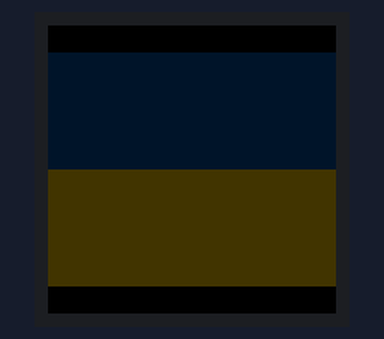
The sketch below on a simulated Arduino Uno R4 Minima. On the bench: 32×32 colour display. What the sketch prints to the serial monitor is not drawn.

Above: at 0.1 s.
At 6.57 s:
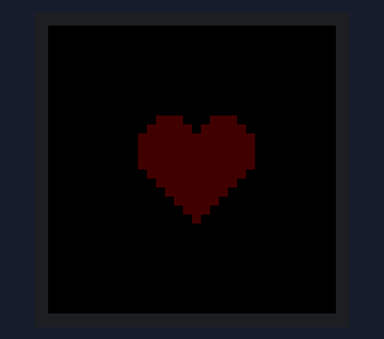
At 6.99 s:
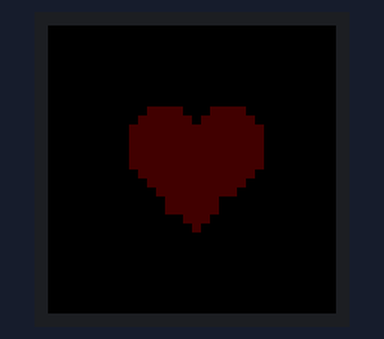
At 7.72 s:
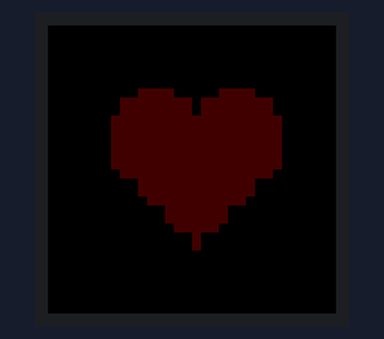
At 8.9 s:
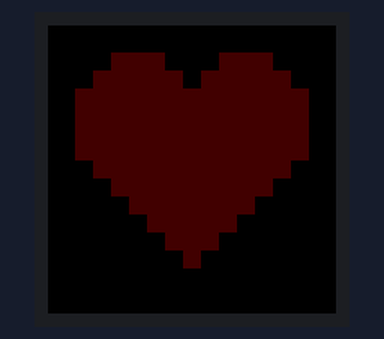
At 9.4 s:
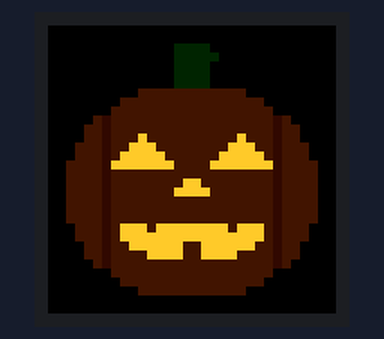

The sketch:

simple.ino
```cpp
/* ----------------------------------------------------------------------
"Simple" Protomatter library example sketch (once you get past all
the various pin configurations at the top, and all the comments).
Shows basic use of Adafruit_Protomatter library with different devices.

This example is written for a 64x32 matrix but can be adapted to others.

Once the RGB matrix is initialized, most functions of the Adafruit_GFX
library are available for drawing -- code from other projects that use
LCDs or OLEDs can be easily adapted, or may be insightful for reference.
GFX library is documented here:
https://learn.adafruit.com/adafruit-gfx-graphics-library
------------------------------------------------------------------------- */

#include <Adafruit_Protomatter.h>
#include "shapes.h"
#include "pins.h"

enum Drawing {
  FLAG,
  HEART,
  SHIELD,
  LANTERN
};

Adafruit_Protomatter
    matrix(32,          // Width of matrix (or matrix chain) in pixels
           4,           // Bit depth, 1-6 (each step up halves the FPS)
           1, rgbPins,  // # of matrix chains, array of 6 RGB pins for each
           4, addrPins, // # of address pins (height is inferred), array of pins
           clockPin, latchPin, oePin, // Other matrix control pins
           false); // No double-buffering here (see "doublebuffer" example)

// SETUP - RUNS ONCE AT PROGRAM START --------------------------------------

ProtomatterStatus status; // Kept so loop() can keep reporting it

const int HEART_THRESHOLD = 60;
const int HEART_RUNTIME = 30;
const int LANTERN_RUNTIME = 30;
int tick; //ticks since the last reset of the loop

uint8_t brightness = 64; // 0 (off) to 255 (full), applied on the next draw

// Like matrix.color565(), but scaled by brightness
uint16_t dimColor(uint8_t r, uint8_t g, uint8_t b) {
  return matrix.color565(r * brightness / 255, g * brightness / 255,
                         b * brightness / 255);
}

// Functions rather than constants, so brightness changes are picked up
uint16_t ukraineBlue() { return dimColor(0, 87, 183); }
uint16_t ukraineYellow() { return dimColor(255, 221, 0); }

void setup(void) {
  Serial.begin(9600);

  // Initialize matrix...
  status = matrix.begin();
  Serial.print("Protomatter begin() status: ");
  Serial.println((int)status);
  if (status != PROTOMATTER_OK) {
    // DO NOT CONTINUE if matrix setup encountered an error. Keep printing
    // the status, since native USB boards (e.g. UNO R4) drop the first line.
    for (;;) {
      Serial.print("Protomatter begin() status: ");
      Serial.println((int)status);
      delay(1000);
    }
  }
  tick = 0;
}

// LOOP - RUNS REPEATEDLY AFTER SETUP --------------------------------------

void loop(void) {
  // Since there's nothing more to be drawn, this loop() function just
  // shows the approximate refresh rate of the matrix at current settings.
  // matrix.fillScreen(0); // Fill background black

  Serial.print("status ");
  Serial.print((int)status);
  Serial.print(", tick = ");
  Serial.print(tick);
  Serial.print(", Refresh FPS = ~");
  // getFrameCount() is frames since the last call, so divide by elapsed time
  static uint32_t lastMillis = millis();
  uint32_t now = millis();
  uint32_t frames = matrix.getFrameCount();
  Serial.println(frames * 1000 / max(now - lastMillis, (uint32_t)1));
  lastMillis = now;

  if (tick > HEART_THRESHOLD + HEART_RUNTIME + LANTERN_RUNTIME) {
    tick = 0;
  }

  Drawing type = FLAG;
  if (tick > HEART_THRESHOLD && tick < HEART_THRESHOLD + HEART_RUNTIME) {
      type = HEART;
  } else if (tick >= HEART_THRESHOLD + HEART_RUNTIME && tick < HEART_THRESHOLD + HEART_RUNTIME + LANTERN_RUNTIME) {
      type = LANTERN;
  }
  draw(type, tick - HEART_THRESHOLD);
  tick++;

  delay(100);
}

void draw(Drawing drawType, int stage) {
  matrix.fillScreen(0); // Reset background
  switch (drawType) {
    case HEART:
      drawHeart(stage);
      break;
    case LANTERN:
      drawJackOLantern();
      break;
    case SHIELD:
      drawShield(false);
      break;
    default:
      drawFlag();
      break;
  }
  matrix.show();
}

void drawFlag(void) {
  int padding = 3;
  int half = matrix.height() / 2;

  for (int y = padding; y < matrix.height() - padding; y++) {
    uint16_t color = y < half ? ukraineBlue() : ukraineYellow();
    for (int x = 0; x < matrix.width(); x++) {
      matrix.drawPixel(x, y, color);
    }
  }
  // drawShield(true);
}

void drawHeart(int stage) {
  // sizeof() counts bytes, so divide by the element size to get counts
  const int rows = sizeof(heart) / sizeof(heart[0]);
  const int cols = sizeof(heart[0]) / sizeof(heart[0][0]);

  // Grow from the bitmap's own size (15) to the full panel (32) as stage goes
  // 0..HEART_RUNTIME
  int size = rows + stage * (matrix.height() - rows) / HEART_RUNTIME;
  int offsetX = (matrix.width() - size) / 2; // Keep it centred
  int offsetY = (matrix.height() - size) / 2;

  // For every screen pixel in the size x size square, look up which heart
  // cell it falls in, and draw it if that cell is set
  for (int y = 0; y < size; y++) {
    for (int x = 0; x < size; x++) {
      int row = y * rows / size;
      int col = x * cols / size;
      if (heart[row][col] == 1) {
        matrix.drawPixel(offsetX + x, offsetY + y, dimColor(255, 0, 0));
      }
    }
  }
}

void drawShield(bool overlay) {
  if (!overlay) {matrix.fillScreen(0);} // Reset background

  const int rows = sizeof(shield) / sizeof(shield[0]);
  const int cols = sizeof(shield[0]) / sizeof(shield[0][0]);
  // The array is written row by row, so shield[row][col] goes at (col, row)
  for (int row = 0; row < rows; row++) {
    for (int col = 0; col < cols; col++) {
      switch (shield[row][col]) {
      case 1:
        matrix.drawPixel(col, row, ukraineBlue());
        break;
      case 2:
        matrix.drawPixel(col, row, ukraineYellow());
        break;
      case 3:
        matrix.drawPixel(col, row, dimColor(16, 16, 16));
        break;
      default:
        continue;
      }
    }
  }
}

void drawJackOLantern(void) {
  const uint16_t palette[] = {
      0,                       // 0: off
      dimColor(255, 90, 0),    // 1: deep orange body
      dimColor(200, 40, 0),    // 2: near-red ribs
      dimColor(0, 150, 0),     // 3: green stem
      matrix.color565(255, 200, 40), // 4: glowing face, never dimmed
  };
  const int rows = sizeof(jackOLantern) / sizeof(jackOLantern[0]);
  const int cols = sizeof(jackOLantern[0]) / sizeof(jackOLantern[0][0]);
  for (int row = 0; row < rows; row++) {
    for (int col = 0; col < cols; col++) {
      uint8_t v = jackOLantern[row][col];
      if (v != 0) {
        matrix.drawPixel(col, row, palette[v]);
      }
    }
  }
}
```

pins.h
```cpp
#include <stddef.h>
#include <stdlib.h>

/* ----------------------------------------------------------------------
The RGB matrix must be wired to VERY SPECIFIC pins, different for each
microcontroller board. This first section sets that up for a number of
supported boards. Notes have been moved to the bottom of the code.
------------------------------------------------------------------------- */

#if defined(_VARIANT_MATRIXPORTAL_M4_) // MatrixPortal M4
uint8_t rgbPins[] = {7, 8, 9, 10, 11, 12};
uint8_t addrPins[] = {17, 18, 19, 20, 21};
uint8_t clockPin = 14;
uint8_t latchPin = 15;
uint8_t oePin = 16;
#elif defined(ARDUINO_ADAFRUIT_MATRIXPORTAL_ESP32S3) // MatrixPortal ESP32-S3
uint8_t rgbPins[] = {42, 41, 40, 38, 39, 37};
uint8_t addrPins[] = {45, 36, 48, 35, 21};
uint8_t clockPin = 2;
uint8_t latchPin = 47;
uint8_t oePin = 14;
#elif defined(_VARIANT_FEATHER_M4_) // Feather M4 + RGB Matrix FeatherWing
uint8_t rgbPins[] = {6, 5, 9, 11, 10, 12};
uint8_t addrPins[] = {A5, A4, A3, A2};
uint8_t clockPin = 13;
uint8_t latchPin = 0;
uint8_t oePin = 1;
#elif defined(ARDUINO_ADAFRUIT_FEATHER_ESP32C6) // Feather ESP32-C6
// not featherwing compatible, but can 'hand wire' if desired
uint8_t rgbPins[] = {6, A3, A1, A0, A2, 0};
uint8_t addrPins[] = {8, 5, 15, 7};
uint8_t clockPin = 14;
uint8_t latchPin = RX;
uint8_t oePin = TX;
#elif defined(ARDUINO_ADAFRUIT_FEATHER_ESP32S2) // Feather ESP32-S2
// M0/M4/RP2040 Matrix FeatherWing compatible:
uint8_t rgbPins[] = {6, 5, 9, 11, 10, 12};
uint8_t addrPins[] = {A5, A4, A3, A2};
uint8_t clockPin = 13; // Must be on same port as rgbPins
uint8_t latchPin = RX;
uint8_t oePin = TX;
#elif defined(ARDUINO_METRO_ESP32S2)            // Metro ESP32-S2
// Matrix Shield compatible:
uint8_t rgbPins[] = {7, 8, 9, 10, 11, 12};
uint8_t addrPins[] = {A0, A1, A2, A3};
uint8_t clockPin = 13; // Must be on same port as rgbPins
uint8_t latchPin = 15;
uint8_t oePin = 14;
#elif defined(__SAMD51__)   // M4 Metro Variants (Express, AirLift)
uint8_t rgbPins[] = {6, 5, 9, 11, 10, 12};
uint8_t addrPins[] = {A5, A4, A3, A2};
uint8_t clockPin = 13;
uint8_t latchPin = 0;
uint8_t oePin = 1;
#elif defined(_SAMD21_)     // Feather M0 variants
uint8_t rgbPins[] = {6, 5, 9, 11, 10, 12};
uint8_t addrPins[] = {A5, A4, A3, A2};
uint8_t clockPin = 13;
uint8_t latchPin = 0;
uint8_t oePin = 1;
#elif defined(NRF52_SERIES) // Special nRF52840 FeatherWing pinout
uint8_t rgbPins[] = {6, A5, A1, A0, A4, 11};
uint8_t addrPins[] = {10, 5, 13, 9};
uint8_t clockPin = 12;
uint8_t latchPin = PIN_SERIAL1_RX;
uint8_t oePin = PIN_SERIAL1_TX;
#elif USB_VID == 0x239A && USB_PID == 0x8113 // Feather ESP32-S3 No PSRAM
// M0/M4/RP2040 Matrix FeatherWing compatible:
uint8_t rgbPins[] = {6, 5, 9, 11, 10, 12};
uint8_t addrPins[] = {A5, A4, A3, A2};
uint8_t clockPin = 13; // Must be on same port as rgbPins
uint8_t latchPin = RX;
uint8_t oePin = TX;
#elif defined(ESP32)
// 'Safe' pins, not overlapping any peripherals:
// GPIO.out: 4, 12, 13, 14, 15, 21, 27, GPIO.out1: 32, 33
// Peripheral-overlapping pins, sorted from 'most expendible':
// 16, 17 (RX, TX)
// 25, 26 (A0, A1)
// 18, 5, 9 (MOSI, SCK, MISO)
// 22, 23 (SCL, SDA)
uint8_t rgbPins[] = {4, 12, 13, 14, 15, 21};
uint8_t addrPins[] = {16, 17, 25, 26};
uint8_t clockPin = 27; // Must be on same port as rgbPins
uint8_t latchPin = 32;
uint8_t oePin = 33;
#elif defined(ARDUINO_TEENSY40)
uint8_t rgbPins[] = {15, 16, 17, 20, 21, 22}; // A1-A3, A6-A8, skip SDA,SCL
uint8_t addrPins[] = {2, 3, 4, 5};
uint8_t clockPin = 23; // A9
uint8_t latchPin = 6;
uint8_t oePin = 9;
#elif defined(ARDUINO_TEENSY41)
uint8_t rgbPins[] = {26, 27, 38, 20, 21, 22}; // A12-14, A6-A8
uint8_t addrPins[] = {2, 3, 4, 5};
uint8_t clockPin = 23; // A9
uint8_t latchPin = 6;
uint8_t oePin = 9;
#elif defined(ARDUINO_UNOR4_MINIMA)
// Adafruit RGB Matrix Shield. RGB in PORT1 low byte (P105-P102, P106,
// P107); clock on a different PORT is handled by the Renesas arch code.
uint8_t rgbPins[] = {2, 3, 4, 5, 6, 7};
uint8_t addrPins[] = {A0, A1, A2, A3};
uint8_t clockPin = 8;
uint8_t latchPin = 10;
uint8_t oePin = 9;
#elif defined(ARDUINO_ADAFRUIT_FEATHER_RP2040)
// RP2040 support requires the Earle Philhower board support package;
// will not compile with the Arduino Mbed OS board package.
// The following pinout works with the Adafruit Feather RP2040 and
// original RGB Matrix FeatherWing (M0/M4/RP2040, not nRF version).
// Pin numbers here are GP## numbers, which may be different than
// the pins printed on some boards' top silkscreen.
uint8_t rgbPins[] = {8, 7, 9, 11, 10, 12};
uint8_t addrPins[] = {25, 24, 29, 28};
uint8_t clockPin = 13;
uint8_t latchPin = 1;
uint8_t oePin = 0;
#endif
```

Source omitted: shapes.h (data table, 7955 bytes)

Measured:
- by itself, everything shown: repeats every 12.6 s, in 17 steps
- what the display in image 4 shows lasts 0.5 s, from 8.9 s to 9.4 s
- what the display in image 5 shows lasts 3.1 s, from 9.4 s to 12.5 s
